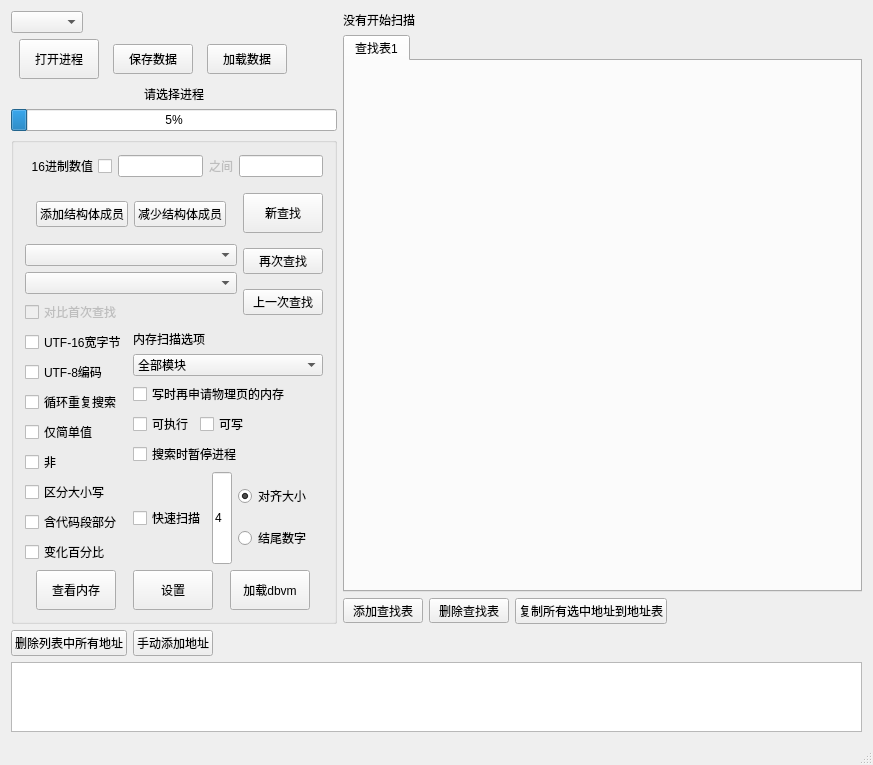
<?xml version="1.0" encoding="UTF-8"?>
<ui version="4.0">
 <class>CheatEngine_With_QtClass</class>
 <widget class="QMainWindow" name="CheatEngine_With_QtClass">
  <property name="geometry">
   <rect>
    <x>0</x>
    <y>0</y>
    <width>873</width>
    <height>758</height>
   </rect>
  </property>
  <property name="sizePolicy">
   <sizepolicy hsizetype="Expanding" vsizetype="Preferred">
    <horstretch>0</horstretch>
    <verstretch>0</verstretch>
   </sizepolicy>
  </property>
  <property name="acceptDrops">
   <bool>false</bool>
  </property>
  <property name="windowTitle">
   <string>CheatEngine_With_Qt</string>
  </property>
  <widget class="QWidget" name="centralWidget">
   <layout class="QVBoxLayout" name="verticalLayout">
    <item>
     <layout class="QHBoxLayout" name="horizontalLayout" stretch="0,1">
      <item>
       <layout class="QVBoxLayout" name="verticalLayout_scan_panel">
        <item>
         <widget class="QComboBox" name="comboBox_language">
          <property name="sizePolicy">
           <sizepolicy hsizetype="Fixed" vsizetype="Fixed">
            <horstretch>0</horstretch>
            <verstretch>0</verstretch>
           </sizepolicy>
          </property>
         </widget>
        </item>
        <item>
         <layout class="QHBoxLayout" name="horizontalLayout_9">
          <item>
           <widget class="QPushButton" name="pushButton_openProcess">
            <property name="sizePolicy">
             <sizepolicy hsizetype="Fixed" vsizetype="Fixed">
              <horstretch>0</horstretch>
              <verstretch>0</verstretch>
             </sizepolicy>
            </property>
            <property name="minimumSize">
             <size>
              <width>0</width>
              <height>40</height>
             </size>
            </property>
            <property name="text">
             <string>打开进程</string>
            </property>
           </widget>
          </item>
          <item>
           <widget class="QPushButton" name="pushButton_save_data_to_file">
            <property name="sizePolicy">
             <sizepolicy hsizetype="Fixed" vsizetype="Fixed">
              <horstretch>0</horstretch>
              <verstretch>0</verstretch>
             </sizepolicy>
            </property>
            <property name="minimumSize">
             <size>
              <width>0</width>
              <height>30</height>
             </size>
            </property>
            <property name="text">
             <string>保存数据</string>
            </property>
           </widget>
          </item>
          <item>
           <widget class="QPushButton" name="pushButton_load_data_from_file">
            <property name="sizePolicy">
             <sizepolicy hsizetype="Fixed" vsizetype="Fixed">
              <horstretch>0</horstretch>
              <verstretch>0</verstretch>
             </sizepolicy>
            </property>
            <property name="minimumSize">
             <size>
              <width>0</width>
              <height>30</height>
             </size>
            </property>
            <property name="text">
             <string>加载数据</string>
            </property>
           </widget>
          </item>
          <item>
           <spacer name="horizontalSpacer">
            <property name="orientation">
             <enum>Qt::Orientation::Horizontal</enum>
            </property>
            <property name="sizeType">
             <enum>QSizePolicy::Policy::Fixed</enum>
            </property>
            <property name="sizeHint" stdset="0">
             <size>
              <width>40</width>
              <height>20</height>
             </size>
            </property>
           </spacer>
          </item>
         </layout>
        </item>
        <item>
         <layout class="QVBoxLayout" name="verticalLayout_2">
          <property name="sizeConstraint">
           <enum>QLayout::SizeConstraint::SetDefaultConstraint</enum>
          </property>
          <property name="bottomMargin">
           <number>0</number>
          </property>
          <item>
           <widget class="QLabel" name="label_Process_name">
            <property name="sizePolicy">
             <sizepolicy hsizetype="Expanding" vsizetype="Fixed">
              <horstretch>0</horstretch>
              <verstretch>0</verstretch>
             </sizepolicy>
            </property>
            <property name="autoFillBackground">
             <bool>true</bool>
            </property>
            <property name="text">
             <string>请选择进程</string>
            </property>
            <property name="alignment">
             <set>Qt::AlignmentFlag::AlignCenter</set>
            </property>
           </widget>
          </item>
          <item>
           <widget class="QProgressBar" name="progressBar">
            <property name="enabled">
             <bool>true</bool>
            </property>
            <property name="sizePolicy">
             <sizepolicy hsizetype="Expanding" vsizetype="Fixed">
              <horstretch>0</horstretch>
              <verstretch>0</verstretch>
             </sizepolicy>
            </property>
            <property name="value">
             <number>5</number>
            </property>
           </widget>
          </item>
         </layout>
        </item>
        <item>
         <widget class="QGroupBox" name="groupBox">
          <property name="sizePolicy">
           <sizepolicy hsizetype="Fixed" vsizetype="Fixed">
            <horstretch>0</horstretch>
            <verstretch>0</verstretch>
           </sizepolicy>
          </property>
          <property name="title">
           <string/>
          </property>
          <layout class="QVBoxLayout" name="verticalLayout_11">
           <item>
            <layout class="QHBoxLayout" name="horizontalLayout_scan_input" stretch="0,1,0,1">
             <item>
              <widget class="QCheckBox" name="checkBox_Hex_Value">
               <property name="sizePolicy">
                <sizepolicy hsizetype="Expanding" vsizetype="Fixed">
                 <horstretch>0</horstretch>
                 <verstretch>0</verstretch>
                </sizepolicy>
               </property>
               <property name="layoutDirection">
                <enum>Qt::LayoutDirection::RightToLeft</enum>
               </property>
               <property name="text">
                <string>16进制数值</string>
               </property>
              </widget>
             </item>
             <item>
              <widget class="QLineEdit" name="lineEdit_ValueInput">
               <property name="sizePolicy">
                <sizepolicy hsizetype="Ignored" vsizetype="Fixed">
                 <horstretch>0</horstretch>
                 <verstretch>0</verstretch>
                </sizepolicy>
               </property>
              </widget>
             </item>
             <item>
              <widget class="QLabel" name="label_and">
               <property name="enabled">
                <bool>false</bool>
               </property>
               <property name="sizePolicy">
                <sizepolicy hsizetype="Fixed" vsizetype="Fixed">
                 <horstretch>0</horstretch>
                 <verstretch>0</verstretch>
                </sizepolicy>
               </property>
               <property name="minimumSize">
                <size>
                 <width>0</width>
                 <height>0</height>
                </size>
               </property>
               <property name="text">
                <string>之间</string>
               </property>
              </widget>
             </item>
             <item>
              <widget class="QLineEdit" name="lineEdit_ValueInput2">
               <property name="enabled">
                <bool>true</bool>
               </property>
               <property name="sizePolicy">
                <sizepolicy hsizetype="Ignored" vsizetype="Fixed">
                 <horstretch>0</horstretch>
                 <verstretch>0</verstretch>
                </sizepolicy>
               </property>
              </widget>
             </item>
            </layout>
           </item>
           <item>
            <layout class="QHBoxLayout" name="horizontalLayout_10" stretch="1,0">
             <item>
              <layout class="QVBoxLayout" name="verticalLayout_5">
               <item>
                <widget class="QWidget" name="widget_StructurePanel" native="true">
                 <layout class="QVBoxLayout" name="verticalLayout_9">
                  <item>
                   <layout class="QVBoxLayout" name="layout_Struct_MemberList">
                    <item>
                     <widget class="QWidget" name="widget_Standard_Struct_InputArea" native="true"/>
                    </item>
                    <item>
                     <layout class="QHBoxLayout" name="horizontalLayout_2">
                      <item>
                       <widget class="QPushButton" name="pushButton_Add_Struct_Member">
                        <property name="text">
                         <string>添加结构体成员</string>
                        </property>
                       </widget>
                      </item>
                      <item>
                       <widget class="QPushButton" name="pushButton_Remove_Struct_Member">
                        <property name="text">
                         <string>减少结构体成员</string>
                        </property>
                       </widget>
                      </item>
                     </layout>
                    </item>
                   </layout>
                  </item>
                 </layout>
                </widget>
               </item>
               <item>
                <widget class="QComboBox" name="comboBox_Value_Data_Size">
                 <property name="sizePolicy">
                  <sizepolicy hsizetype="Expanding" vsizetype="Fixed">
                   <horstretch>0</horstretch>
                   <verstretch>0</verstretch>
                  </sizepolicy>
                 </property>
                </widget>
               </item>
               <item>
                <widget class="QComboBox" name="comboBox_atribute_For_Find">
                 <property name="sizePolicy">
                  <sizepolicy hsizetype="Expanding" vsizetype="Fixed">
                   <horstretch>0</horstretch>
                   <verstretch>0</verstretch>
                  </sizepolicy>
                 </property>
                </widget>
               </item>
               <item>
                <widget class="QCheckBox" name="checkBox_compare_first_scan">
                 <property name="enabled">
                  <bool>false</bool>
                 </property>
                 <property name="sizePolicy">
                  <sizepolicy hsizetype="Fixed" vsizetype="Fixed">
                   <horstretch>0</horstretch>
                   <verstretch>0</verstretch>
                  </sizepolicy>
                 </property>
                 <property name="text">
                  <string>对比首次查找</string>
                 </property>
                </widget>
               </item>
              </layout>
             </item>
             <item>
              <layout class="QVBoxLayout" name="verticalLayout_12">
               <item>
                <widget class="QPushButton" name="pushButton_new_find">
                 <property name="sizePolicy">
                  <sizepolicy hsizetype="Fixed" vsizetype="Fixed">
                   <horstretch>0</horstretch>
                   <verstretch>0</verstretch>
                  </sizepolicy>
                 </property>
                 <property name="minimumSize">
                  <size>
                   <width>0</width>
                   <height>40</height>
                  </size>
                 </property>
                 <property name="text">
                  <string>新查找</string>
                 </property>
                </widget>
               </item>
               <item>
                <widget class="QPushButton" name="pushButton_next_find">
                 <property name="sizePolicy">
                  <sizepolicy hsizetype="Fixed" vsizetype="Fixed">
                   <horstretch>0</horstretch>
                   <verstretch>0</verstretch>
                  </sizepolicy>
                 </property>
                 <property name="text">
                  <string>再次查找</string>
                 </property>
                </widget>
               </item>
               <item>
                <widget class="QPushButton" name="pushButton_pre_find">
                 <property name="sizePolicy">
                  <sizepolicy hsizetype="Fixed" vsizetype="Fixed">
                   <horstretch>0</horstretch>
                   <verstretch>0</verstretch>
                  </sizepolicy>
                 </property>
                 <property name="text">
                  <string>上一次查找</string>
                 </property>
                </widget>
               </item>
              </layout>
             </item>
            </layout>
           </item>
           <item>
            <layout class="QHBoxLayout" name="horizontalLayout_7" stretch="0,1">
             <item>
              <layout class="QVBoxLayout" name="verticalLayout_4">
               <item>
                <widget class="QCheckBox" name="checkBox_use_UTF16">
                 <property name="sizePolicy">
                  <sizepolicy hsizetype="Fixed" vsizetype="Fixed">
                   <horstretch>0</horstretch>
                   <verstretch>0</verstretch>
                  </sizepolicy>
                 </property>
                 <property name="minimumSize">
                  <size>
                   <width>0</width>
                   <height>0</height>
                  </size>
                 </property>
                 <property name="text">
                  <string>UTF-16宽字节</string>
                 </property>
                </widget>
               </item>
               <item>
                <widget class="QCheckBox" name="checkBox_use_UTF8">
                 <property name="sizePolicy">
                  <sizepolicy hsizetype="Fixed" vsizetype="Fixed">
                   <horstretch>0</horstretch>
                   <verstretch>0</verstretch>
                  </sizepolicy>
                 </property>
                 <property name="text">
                  <string>UTF-8编码</string>
                 </property>
                </widget>
               </item>
               <item>
                <widget class="QCheckBox" name="checkBox_repeat">
                 <property name="sizePolicy">
                  <sizepolicy hsizetype="Fixed" vsizetype="Fixed">
                   <horstretch>0</horstretch>
                   <verstretch>0</verstretch>
                  </sizepolicy>
                 </property>
                 <property name="text">
                  <string>循环重复搜索</string>
                 </property>
                </widget>
               </item>
               <item>
                <widget class="QCheckBox" name="checkBox_Only_Simple_Value">
                 <property name="sizePolicy">
                  <sizepolicy hsizetype="Fixed" vsizetype="Fixed">
                   <horstretch>0</horstretch>
                   <verstretch>0</verstretch>
                  </sizepolicy>
                 </property>
                 <property name="text">
                  <string>仅简单值</string>
                 </property>
                </widget>
               </item>
               <item>
                <widget class="QCheckBox" name="checkBox_Not">
                 <property name="sizePolicy">
                  <sizepolicy hsizetype="Fixed" vsizetype="Fixed">
                   <horstretch>0</horstretch>
                   <verstretch>0</verstretch>
                  </sizepolicy>
                 </property>
                 <property name="text">
                  <string>非</string>
                 </property>
                </widget>
               </item>
               <item>
                <widget class="QCheckBox" name="checkBox_Caps_Check">
                 <property name="sizePolicy">
                  <sizepolicy hsizetype="Fixed" vsizetype="Fixed">
                   <horstretch>0</horstretch>
                   <verstretch>0</verstretch>
                  </sizepolicy>
                 </property>
                 <property name="text">
                  <string>区分大小写</string>
                 </property>
                </widget>
               </item>
               <item>
                <widget class="QCheckBox" name="checkBox_Include_Code_Section">
                 <property name="sizePolicy">
                  <sizepolicy hsizetype="Fixed" vsizetype="Fixed">
                   <horstretch>0</horstretch>
                   <verstretch>0</verstretch>
                  </sizepolicy>
                 </property>
                 <property name="text">
                  <string>含代码段部分</string>
                 </property>
                </widget>
               </item>
               <item>
                <widget class="QCheckBox" name="checkBox_percent">
                 <property name="sizePolicy">
                  <sizepolicy hsizetype="Fixed" vsizetype="Fixed">
                   <horstretch>0</horstretch>
                   <verstretch>0</verstretch>
                  </sizepolicy>
                 </property>
                 <property name="text">
                  <string>变化百分比</string>
                 </property>
                </widget>
               </item>
               <item>
                <spacer name="verticalSpacer_2">
                 <property name="orientation">
                  <enum>Qt::Orientation::Vertical</enum>
                 </property>
                 <property name="sizeHint" stdset="0">
                  <size>
                   <width>20</width>
                   <height>0</height>
                  </size>
                 </property>
                </spacer>
               </item>
              </layout>
             </item>
             <item>
              <layout class="QVBoxLayout" name="verticalLayout_7">
               <item>
                <widget class="QLabel" name="label">
                 <property name="enabled">
                  <bool>true</bool>
                 </property>
                 <property name="sizePolicy">
                  <sizepolicy hsizetype="Fixed" vsizetype="Fixed">
                   <horstretch>0</horstretch>
                   <verstretch>0</verstretch>
                  </sizepolicy>
                 </property>
                 <property name="text">
                  <string>内存扫描选项</string>
                 </property>
                 <property name="alignment">
                  <set>Qt::AlignmentFlag::AlignLeading|Qt::AlignmentFlag::AlignLeft|Qt::AlignmentFlag::AlignVCenter</set>
                 </property>
                </widget>
               </item>
               <item>
                <widget class="QComboBox" name="comboBox_process_module_List">
                 <property name="sizePolicy">
                  <sizepolicy hsizetype="Expanding" vsizetype="Fixed">
                   <horstretch>0</horstretch>
                   <verstretch>0</verstretch>
                  </sizepolicy>
                 </property>
                 <property name="layoutDirection">
                  <enum>Qt::LayoutDirection::LeftToRight</enum>
                 </property>
                 <property name="editable">
                  <bool>false</bool>
                 </property>
                 <property name="currentText">
                  <string>全部模块</string>
                 </property>
                 <item>
                  <property name="text">
                   <string>全部模块</string>
                  </property>
                 </item>
                </widget>
               </item>
               <item>
                <widget class="QCheckBox" name="checkBox_copy_on_write">
                 <property name="sizePolicy">
                  <sizepolicy hsizetype="Fixed" vsizetype="Fixed">
                   <horstretch>0</horstretch>
                   <verstretch>0</verstretch>
                  </sizepolicy>
                 </property>
                 <property name="text">
                  <string>写时再申请物理页的内存</string>
                 </property>
                </widget>
               </item>
               <item>
                <layout class="QHBoxLayout" name="horizontalLayout_4">
                 <item>
                  <widget class="QCheckBox" name="checkBox_able_to_execute">
                   <property name="sizePolicy">
                    <sizepolicy hsizetype="Fixed" vsizetype="Fixed">
                     <horstretch>0</horstretch>
                     <verstretch>0</verstretch>
                    </sizepolicy>
                   </property>
                   <property name="text">
                    <string>可执行</string>
                   </property>
                  </widget>
                 </item>
                 <item>
                  <widget class="QCheckBox" name="checkBox_able_to_write">
                   <property name="sizePolicy">
                    <sizepolicy hsizetype="Fixed" vsizetype="Fixed">
                     <horstretch>0</horstretch>
                     <verstretch>0</verstretch>
                    </sizepolicy>
                   </property>
                   <property name="text">
                    <string>可写</string>
                   </property>
                  </widget>
                 </item>
                 <item>
                  <spacer name="horizontalSpacer_4">
                   <property name="orientation">
                    <enum>Qt::Orientation::Horizontal</enum>
                   </property>
                   <property name="sizeHint" stdset="0">
                    <size>
                     <width>40</width>
                     <height>20</height>
                    </size>
                   </property>
                  </spacer>
                 </item>
                </layout>
               </item>
               <item>
                <widget class="QCheckBox" name="checkBox_scaning_suspend_process">
                 <property name="sizePolicy">
                  <sizepolicy hsizetype="Fixed" vsizetype="Fixed">
                   <horstretch>0</horstretch>
                   <verstretch>0</verstretch>
                  </sizepolicy>
                 </property>
                 <property name="text">
                  <string>搜索时暂停进程</string>
                 </property>
                </widget>
               </item>
               <item>
                <layout class="QHBoxLayout" name="horizontalLayout_3">
                 <item>
                  <widget class="QCheckBox" name="checkBox_fast_scan">
                   <property name="sizePolicy">
                    <sizepolicy hsizetype="Fixed" vsizetype="Fixed">
                     <horstretch>0</horstretch>
                     <verstretch>0</verstretch>
                    </sizepolicy>
                   </property>
                   <property name="text">
                    <string>快速扫描</string>
                   </property>
                  </widget>
                 </item>
                 <item>
                  <widget class="QLineEdit" name="lineEdit_fast_scan_value">
                   <property name="sizePolicy">
                    <sizepolicy hsizetype="Fixed" vsizetype="Expanding">
                     <horstretch>0</horstretch>
                     <verstretch>0</verstretch>
                    </sizepolicy>
                   </property>
                   <property name="maximumSize">
                    <size>
                     <width>20</width>
                     <height>16777215</height>
                    </size>
                   </property>
                   <property name="text">
                    <string>4</string>
                   </property>
                   <property name="alignment">
                    <set>Qt::AlignmentFlag::AlignLeading|Qt::AlignmentFlag::AlignLeft|Qt::AlignmentFlag::AlignVCenter</set>
                   </property>
                  </widget>
                 </item>
                 <item>
                  <layout class="QVBoxLayout" name="verticalLayout_6">
                   <item>
                    <widget class="QRadioButton" name="radioButton_align_size">
                     <property name="sizePolicy">
                      <sizepolicy hsizetype="Fixed" vsizetype="Fixed">
                       <horstretch>0</horstretch>
                       <verstretch>0</verstretch>
                      </sizepolicy>
                     </property>
                     <property name="text">
                      <string>对齐大小</string>
                     </property>
                     <property name="checked">
                      <bool>true</bool>
                     </property>
                    </widget>
                   </item>
                   <item>
                    <widget class="QRadioButton" name="radioButton_end_number">
                     <property name="sizePolicy">
                      <sizepolicy hsizetype="Fixed" vsizetype="Fixed">
                       <horstretch>0</horstretch>
                       <verstretch>0</verstretch>
                      </sizepolicy>
                     </property>
                     <property name="text">
                      <string>结尾数字</string>
                     </property>
                    </widget>
                   </item>
                  </layout>
                 </item>
                 <item>
                  <spacer name="horizontalSpacer_5">
                   <property name="orientation">
                    <enum>Qt::Orientation::Horizontal</enum>
                   </property>
                   <property name="sizeHint" stdset="0">
                    <size>
                     <width>0</width>
                     <height>0</height>
                    </size>
                   </property>
                  </spacer>
                 </item>
                </layout>
               </item>
              </layout>
             </item>
            </layout>
           </item>
           <item>
            <layout class="QHBoxLayout" name="horizontalLayout_5">
             <item>
              <widget class="QPushButton" name="pushButton_Memory_View">
               <property name="sizePolicy">
                <sizepolicy hsizetype="Fixed" vsizetype="Fixed">
                 <horstretch>0</horstretch>
                 <verstretch>0</verstretch>
                </sizepolicy>
               </property>
               <property name="minimumSize">
                <size>
                 <width>0</width>
                 <height>40</height>
                </size>
               </property>
               <property name="text">
                <string>查看内存</string>
               </property>
              </widget>
             </item>
             <item>
              <widget class="QPushButton" name="pushButton_settings">
               <property name="sizePolicy">
                <sizepolicy hsizetype="Fixed" vsizetype="Fixed">
                 <horstretch>0</horstretch>
                 <verstretch>0</verstretch>
                </sizepolicy>
               </property>
               <property name="minimumSize">
                <size>
                 <width>0</width>
                 <height>40</height>
                </size>
               </property>
               <property name="text">
                <string>设置</string>
               </property>
              </widget>
             </item>
             <item>
              <widget class="QPushButton" name="pushButton_load_dbvm">
               <property name="sizePolicy">
                <sizepolicy hsizetype="Fixed" vsizetype="Fixed">
                 <horstretch>0</horstretch>
                 <verstretch>0</verstretch>
                </sizepolicy>
               </property>
               <property name="minimumSize">
                <size>
                 <width>0</width>
                 <height>40</height>
                </size>
               </property>
               <property name="text">
                <string>加载dbvm</string>
               </property>
              </widget>
             </item>
            </layout>
           </item>
          </layout>
         </widget>
        </item>
        <item>
         <spacer name="verticalSpacer">
          <property name="orientation">
           <enum>Qt::Orientation::Vertical</enum>
          </property>
          <property name="sizeHint" stdset="0">
           <size>
            <width>0</width>
            <height>0</height>
           </size>
          </property>
         </spacer>
        </item>
       </layout>
      </item>
      <item>
       <layout class="QVBoxLayout" name="verticalLayout_8">
        <item>
         <widget class="QLabel" name="label_scan_result">
          <property name="text">
           <string>没有开始扫描</string>
          </property>
         </widget>
        </item>
        <item>
         <widget class="QTabWidget" name="tabWidget">
          <property name="sizePolicy">
           <sizepolicy hsizetype="Expanding" vsizetype="Expanding">
            <horstretch>0</horstretch>
            <verstretch>10</verstretch>
           </sizepolicy>
          </property>
          <property name="currentIndex">
           <number>0</number>
          </property>
          <widget class="QWidget" name="tab">
           <attribute name="title">
            <string>查找表1</string>
           </attribute>
          </widget>
         </widget>
        </item>
        <item>
         <layout class="QHBoxLayout" name="horizontalLayout_6" stretch="0,0,0,0">
          <item>
           <widget class="QPushButton" name="pushButton_add_scan_TabWidget">
            <property name="sizePolicy">
             <sizepolicy hsizetype="Fixed" vsizetype="Fixed">
              <horstretch>0</horstretch>
              <verstretch>0</verstretch>
             </sizepolicy>
            </property>
            <property name="maximumSize">
             <size>
              <width>80</width>
              <height>25</height>
             </size>
            </property>
            <property name="text">
             <string>添加查找表</string>
            </property>
           </widget>
          </item>
          <item>
           <widget class="QPushButton" name="pushButton_remove_scan_TabWidget">
            <property name="sizePolicy">
             <sizepolicy hsizetype="Fixed" vsizetype="Fixed">
              <horstretch>0</horstretch>
              <verstretch>0</verstretch>
             </sizepolicy>
            </property>
            <property name="maximumSize">
             <size>
              <width>80</width>
              <height>25</height>
             </size>
            </property>
            <property name="text">
             <string>删除查找表</string>
            </property>
           </widget>
          </item>
          <item>
           <widget class="QPushButton" name="pushButton_copy_all_scan_address_to_address_list">
            <property name="sizePolicy">
             <sizepolicy hsizetype="Fixed" vsizetype="Fixed">
              <horstretch>0</horstretch>
              <verstretch>0</verstretch>
             </sizepolicy>
            </property>
            <property name="text">
             <string>复制所有选中地址到地址表</string>
            </property>
           </widget>
          </item>
          <item>
           <spacer name="horizontalSpacer_3">
            <property name="orientation">
             <enum>Qt::Orientation::Horizontal</enum>
            </property>
            <property name="sizeHint" stdset="0">
             <size>
              <width>40</width>
              <height>20</height>
             </size>
            </property>
           </spacer>
          </item>
         </layout>
        </item>
       </layout>
      </item>
     </layout>
    </item>
    <item>
     <layout class="QHBoxLayout" name="horizontalLayout_8">
      <item>
       <widget class="QPushButton" name="pushButton_delete_all_address">
        <property name="sizePolicy">
         <sizepolicy hsizetype="Fixed" vsizetype="Fixed">
          <horstretch>0</horstretch>
          <verstretch>0</verstretch>
         </sizepolicy>
        </property>
        <property name="text">
         <string>删除列表中所有地址</string>
        </property>
       </widget>
      </item>
      <item>
       <widget class="QPushButton" name="pushButton_add_address">
        <property name="sizePolicy">
         <sizepolicy hsizetype="Fixed" vsizetype="Fixed">
          <horstretch>0</horstretch>
          <verstretch>0</verstretch>
         </sizepolicy>
        </property>
        <property name="text">
         <string>手动添加地址</string>
        </property>
       </widget>
      </item>
      <item>
       <spacer name="horizontalSpacer_2">
        <property name="orientation">
         <enum>Qt::Orientation::Horizontal</enum>
        </property>
        <property name="sizeHint" stdset="0">
         <size>
          <width>40</width>
          <height>20</height>
         </size>
        </property>
       </spacer>
      </item>
     </layout>
    </item>
    <item>
     <widget class="QTableWidget" name="tableWidget_addressList">
      <property name="rowCount">
       <number>0</number>
      </property>
      <property name="columnCount">
       <number>0</number>
      </property>
     </widget>
    </item>
   </layout>
  </widget>
  <widget class="QStatusBar" name="statusBar"/>
 </widget>
 <layoutdefault spacing="6" margin="11"/>
 <resources>
  <include location="CheatEngine_With_Qt.qrc"/>
 </resources>
 <connections/>
</ui>
